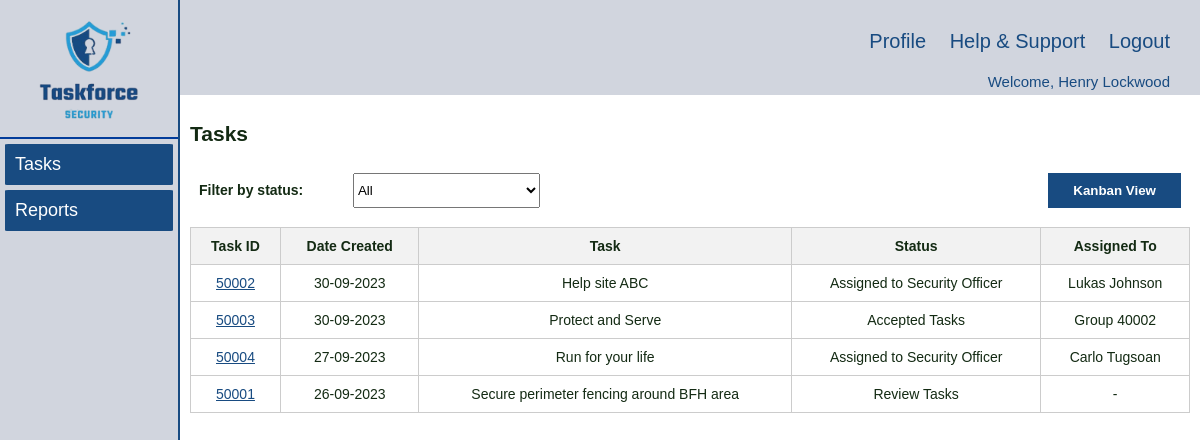
Screenshot of /supervisor/tasks.php (signed in) with the database file from the repository.
### tables this page shows
CREATE TABLE `task` (
  `taskId` int(5) NOT NULL,
  `taskName` varchar(50) NOT NULL,
  `taskDetailsCli` text NOT NULL,
  `taskDetailsDis` text DEFAULT NULL,
  `taskDetailsSup` text DEFAULT NULL,
  `dateCreated` date NOT NULL,
  `dateFrom` date NOT NULL,
  `dateTo` date NOT NULL,
  `statusDis` char(5) NOT NULL,
  `statusSup` char(5) DEFAULT NULL,
  `dispatcherId` int(5) DEFAULT NULL,
  `securityOfficerId` int(11) DEFAULT NULL,
  `supervisorId` int(5) DEFAULT NULL,
  `scheduleId` int(5) DEFAULT NULL,
  `declineReason` text DEFAULT NULL,
  `timestamp` timestamp NOT NULL DEFAULT current_timestamp() ON UPDATE current_timestamp()
);

CREATE TABLE `status` (
  `statusId` char(5) NOT NULL,
  `status` varchar(100) NOT NULL
);

CREATE TABLE `user` (
  `userId` int(5) NOT NULL,
  `fName` varchar(50) NOT NULL,
  `lName` varchar(50) NOT NULL,
  `role` varchar(20) NOT NULL,
  `dateStart` date NOT NULL,
  `password` varchar(30) NOT NULL,
  `timestamp` timestamp NOT NULL DEFAULT current_timestamp(),
  `DOB` varchar(255) NOT NULL,
  `sex` varchar(255) DEFAULT NULL,
  `address` varchar(255) DEFAULT NULL,
  `contact` int(11) DEFAULT NULL,
  `email` varchar(255) DEFAULT NULL,
  `usi` int(11) DEFAULT NULL,
  `licence` varchar(255) DEFAULT NULL,
  `Driving_licence` varchar(255) DEFAULT NULL
);

### supervisor/tasks.php (the view, shortened to what this page needs)
<!DOCTYPE html>
<html lang="en">
<head>
  <link rel="stylesheet" href="../styles/navigation.css" />
  <link rel="stylesheet" href="../styles/style.css" />
</head>
<body>
  <div class="wrapper">
    <div class="left_navbar">
      <div class="logo">
        <img src="../images/Logo.png" alt="" onclick="redirecttotask()" />
      </div>
      <ul>
        <a href="tasks.php">
          <li>Tasks</li>
        </a>
        <a href="reports.php">
          <li>Reports</li>
        </a>
      </ul>
    </div>
    <div class="right_content">
      <div class="upper_navbar">
        <a href="../profile/profile.php">Profile</a>
        <a href="../help_support/help_support.php">Help & Support</a>
        <a href="../login/logout.php">Logout</a>
      </div>
      <div class="upper_navbar_user">
        <?php
        $loginUserId = $_SESSION['loginUserId'];
        $loginName = $_SESSION['loginName'];
        echo 'Welcome, ' . $loginName;
        ?>
      </div>
      <div class="main_content">
        <h2>Tasks</h2>
        <div class="divtoggle">
          <div class="filterstatus">
            <label for="filterdropdown">Filter by status:</label>
            <select id="filterdropdown" name="Status">
              <option value="All">All</option>
            </select>
          </div>
          <button class="buttoggle" id="toggleViewButton"></button>
        </div>
        <form>
        <?php
          require_once "../inc/dbconn.inc.php";
          $sql = "SELECT T.taskId, T.dateCreated, T.taskName, T.scheduleId, S.status
                  FROM Task T JOIN Status S ON T.statusSup = S.statusId
                  WHERE T.statusSup IN ('SUP01','SUP02','SUP03','SUP04') AND T.supervisorId = $loginUserId
                  ORDER BY T.dateCreated DESC";
          $tasks = [];
          if ($result = mysqli_query($conn, $sql)) {
            if (mysqli_num_rows($result) > 0) {
              while ($row = mysqli_fetch_assoc($result)) {
                $tasks[] = $row;
              }
            }
          }
        ?>
          <div class="ListView">
            <table id="tasktable">
              <thead>
                <tr>
                  <th>Task ID</th>
                  <th>Date Created</th>
                  <th>Task</th>
                  <th>Status</th>
                  <th>Assigned To</th>
                </tr>
              </thead>
              <tbody id="TaskTableBody">
                <?php
                foreach ($tasks as $task) :
                  $sql = "SELECT U.userId, U.fName, U.lName
                        FROM User U
                        JOIN User_Schedule US ON U.userId = US.userId
                        JOIN Task T ON US.scheduleId = T.scheduleId
                        WHERE T.scheduleId = ?";
                    $statement = mysqli_stmt_init($conn);
                    $users = [];
                    if (mysqli_stmt_prepare($statement, $sql)) {
                        mysqli_stmt_bind_param($statement, 'i', $task['scheduleId']);
                        if (mysqli_stmt_execute($statement)) {
                            $result = mysqli_stmt_get_result($statement);
                            while ($row = mysqli_fetch_assoc($result)) {
                                $users[] = $row;
                            }
                        }
                    }
                ?>
                  <tr>
                      <td>
                          <a href="javascript:void(0);" onclick="redirectToTasksSoPage('<?php echo $task['taskId']; ?>', '<?php echo $task['dateCreated']; ?>',
                              '<?php echo $task['taskName']; ?>', '<?php echo $task['status']; ?>')">
                              <?php echo (isset($task['taskId']) ? htmlspecialchars($task['taskId']) : ''); ?>
                          </a>
                      </td>
                      <td>
                      <?php
                        if (isset($task['dateCreated'])) {
                            $dateCreated = date('d-m-Y', strtotime($task['dateCreated']));
                            echo htmlspecialchars($dateCreated);
                        } else {
                            echo '';
                        }
                        ?>
                      </td>
                      <td><?php echo (isset($task['taskName']) ? htmlspecialchars($task['taskName']) : ''); ?></td>
                      <td><?php echo (isset($task['status']) ? htmlspecialchars($task['status']) : ''); ?></td>
                      <?php
                      if(count($users) > 1) {
                      ?>
                        <td><?php echo (isset($task['scheduleId']) ? 'Group ' . htmlspecialchars($task['scheduleId']) : '-'); ?></td>
                      <?php
                      } else {
                        $user = $users[0];
                      ?>
                        <td><?php echo (isset($user['fName']) && isset($user['fName']) ? htmlspecialchars($user['fName']) . ' ' . htmlspecialchars($user['lName']) : '-'); ?></td>
                      <?php
                      }
                      ?>
                  </tr>
                <?php endforeach;
                ?>
              </tbody>
            </table>
          </div>
        </form>
      </div>
    </div>
  </div>
</body>
</html>

### styles/navigation.css (style rules this page uses)
body { margin: 0% !important; }
.wrapper { width: 100%; height: 100vh; }
.left_navbar { float: left; width: 14.8%; height: 100%; position: fixed; background-color: #D1D5DE; border-right: 2px solid #184B81; }
.left_navbar .logo { margin-top: 20px; margin-bottom: 10px; text-align: center; }
.left_navbar .logo img { width: 100px; height: 100px; margin: 0px auto; }
.left_navbar ul { list-style-type: none; padding-inline-start: 0px !important; border-top: 2px solid #023C9A; }
.left_navbar ul li { font-size: 18px; margin: 5px; padding: 10px; background-color: #184B81; border-radius: 2%; color: white; }
.left_navbar ul a { color: #132A13; text-decoration: none; }
.right_content { float: right; width: 85%; }
.upper_navbar { text-align: right; background-color: #D1D5DE; padding: 30px 30px 20px 30px; font-size: 20px; }
.upper_navbar a { margin-left: 18px; text-decoration: none; color: #184B81; }
.upper_navbar_user { text-align: right; background-color: #D1D5DE; font-size: 15px; color: #184B81; padding-right: 30px; padding-bottom: 5px; }
.main_content { padding: 10px; color: #132A13; }

### styles/style.css (style rules this page uses)
body { font-family: Helvetica, Arial, sans-serif; font-size: 14px; }
table { width: 100%; border-collapse: collapse; border: 1px solid #000; margin-top: 10px; margin-bottom: 10px; }
table a { color: inherit; text-decoration: underline; }
th, td { border: 1px solid #000; padding: 8px; }
button { font-weight: bold; color: #fff; border: none; background-color: #184B81; padding: 10px 25px; cursor: pointer; }
label { font-weight: bold; margin-bottom: 5px; width: 150px; display: inline-block; margin-bottom: 10px; }
table { width: 100%; border-collapse: collapse; }
th, td { text-align: center; padding: 10px; border: 1px solid #ccc; }
th { background-color: #f2f2f2; }
td a { color: #184B81; }
.buttoggle { margin: 9px 9px 9px 9px; text-align: right; }
.divtoggle { display: flex; justify-content: space-between; }
.filterstatus { padding: 9px 9px 9px 9px; }
select#filterdropdown { height: 35px; }

### rows the page displays
task: taskId "50002", dateCreated "30-09-2023", taskName "Help site ABC", status.status "Assigned to Security Officer", user.fName "Lukas", user.lName "Johnson"
task: taskId "50003", dateCreated "30-09-2023", taskName "Protect and Serve", status.status "Accepted Tasks", scheduleId "40002"
task: taskId "50004", dateCreated "27-09-2023", taskName "Run for your life", status.status "Assigned to Security Officer", user.fName "Carlo", user.lName "Tugsoan"
task: taskId "50001", dateCreated "26-09-2023", taskName "Secure perimeter fencing around BFH area", status.status "Review Tasks"

### other values shown
$loginName "Henry Lockwood"
